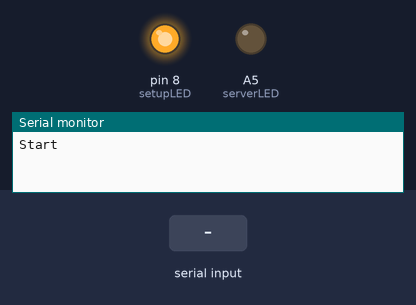
The sketch below on a simulated Arduino Uno, built with avr-gcc and run on an emulated ATmega328P. Shown: output pins drawn as LEDs (lit = HIGH), the last lines printed to the serial monitor. Inputs (shaded band) come from the test bench.

Above: at 0.1 s.
At 4.2 s:
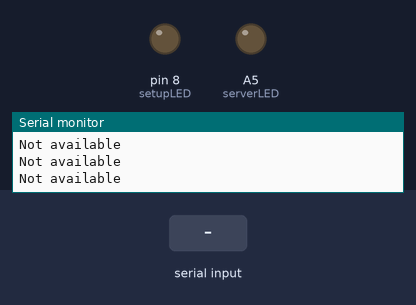
4.3 s: "1\n" received over the second serial link
5.8 s: "0\n" received over the second serial link
Timing chart, 0 to 8.8 s (numbered marks = the images above; inputs shaded):
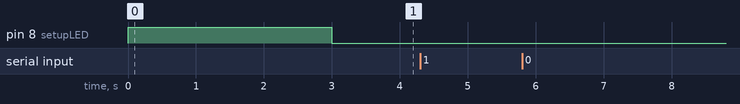

The sketch:

HC-12_ESP_Feb_23.ino
```cpp
#include <SoftwareSerial.h>
SoftwareSerial esp8266(2, 3); //Pin 2 & 3 of Arduino as RX and TX. Connect TX and RX of ESP8266 respectively.
SoftwareSerial HC12(10, 11); // HC-12 TX Pin, HC-12 RX Pin

#define DEBUG true

int ndx = 0;

char ssid[] = "\"138SL-GuestPass\"";
char password[] = "\"resident2020@138sl\"";

char server[] = "10.10.61.45";

//char ssid[] = "\"MW41NF_6C08\"";
//char password[] = "\"00830131\"";
//
//char server[] = "192.168.1.108";
char port[] = "3000";

char data[50];

int setupLED = 8;
int serverLED = A5;

void setup() {
  pinMode(setupLED, OUTPUT);
  pinMode(serverLED, OUTPUT);
  digitalWrite(setupLED, HIGH);
  Serial.begin(9600);             // Serial port to computer
  HC12.begin(9600);               // Serial port to HC12
  Serial.println("Start");
  delay(3000);
  //  espSetup();
  //  delay(3000);
  digitalWrite(setupLED, LOW);
}

void loop() {
  Serial.println("Not available");
  receiveNumArray();
}

void receiveNumArray()
{
  boolean fin = false;
  int receivedChars[] = {0, 0, 0, 0};
  int n = 0;
  HC12.listen();
  char val[30];
  while (HC12.available() > 0) { //was while
    char data[50];
    readline(data, 150, 0);
    Serial.println("START");
    Serial.println(data);
    Serial.println("STOP");
    //
    //    HC12.end();
    //    delay(2000);

    //    esp8266.listen();
    delay(2000);
    //    Serial.println("--------------UPDATE SERVER--------------");
    //    updateServer(data);
    //    analogWrite(serverLED, 255);
    //    Serial.println("Server updated");
    //    analogWrite(serverLED, 0);
    //    Serial.println("Done");
    //    while(1);
    //    esp8266.end();
    //    delay(2000);
  }
}

/********SETUP ESP WITH AT COMMANDS**********/
void espSetup()
{
  esp8266.begin(9600); //Baud rate for communicating with ESP8266. Your's might be different.
  esp8266Serial("AT+RST\r\n", 5000, DEBUG); // Reset the ESP8266
  delay(10000);
  esp8266Serial("AT+CWMODE=1\r\n", 5000, DEBUG); //Set station mode Operation
  delay(10000);
  String cwjap = "";
  cwjap += "AT+CWJAP=";
  cwjap += ssid;
  cwjap += ",";
  cwjap += password;
  cwjap += "\r\n";
  esp8266Serial(cwjap, 5000, DEBUG);
  delay(5000);
  esp8266Serial("AT+CIFSR\r\n", 5000, DEBUG);//You will get the IP Address of the ESP8266 from this command.
  delay(5000);
}

String esp8266Serial(String command, const int timeout, boolean debug)
{
  String response = "";
  esp8266.print(command);
  long int time = millis();
  while ( (time + timeout) > millis())
  {
    while (esp8266.available())
    {
      char c = esp8266.read();
      response += c;
    }
  }
  if (debug)
  {
    Serial.print(response);
  }
  return response;
}

uint8_t readline(char *buff, uint8_t maxbuff, uint16_t timeout)
{
  uint16_t buffidx = 0;
  boolean timeoutvalid = true;
  if (timeout == 0) timeoutvalid = false;

  while (true)
  {
    if (buffidx > maxbuff) {
      //Serial.println(F("SPACE"));
      break;
    }

    while (HC12.available())
    {
      char c =  HC12.read();
      //Serial.print(c, HEX); Serial.print("#"); Serial.println(c);

      if (c == '\r') continue;

      if (c == 0xA) {
        if (buffidx == 0)   // the first 0x0A is ignored
          continue;

        timeout = 0;         // the second 0x0A is the end of the line
        timeoutvalid = true;
        break;
      }
      buff[buffidx] = c;
      buffidx++;
    }

    if (timeoutvalid && timeout == 0)
    {
      //Serial.println(F("TIMEOUT"));
      break;
    }
    delay(1);
  }
  buff[buffidx] = 0;  // null term
  return buffidx;
}

void updateServer(char* data)
{
  char body[200];
  strcpy(body, "{\"data\":\"");
  strcat(body, data);
  strcat(body, "\"}");
  int bodySize = strlen(body);
  char bodySizeString[3];
  itoa(bodySize, bodySizeString , 10);

  Serial.print("Body: "); Serial.println(body);
  char request[200];
  strcpy(request, "POST /patient/parse\r\nHost: "); //route after post /
  strcat(request, server);
  strcat(request, ":");
  strcat(request, port);
  strcat(request, "\r\nContent-Type: application/json\r\nContent-Length: ");
  strcat(request, bodySizeString);
  strcat(request, "\r\n\r\n");
  strcat(request, body);
  strcat(request, "\r\n\r\n");

  int requestLength = strlen(request);
  char requestLengthStr[3];
  itoa(requestLength, requestLengthStr, 10);

  char cipsend[50];
  strcpy(cipsend, "AT+CIPSEND=");
  strcat(cipsend, requestLengthStr);
  strcat(cipsend, "\r\n");

  char cipstart[100];
  strcpy(cipstart, "AT+CIPSTART=\"TCP\",\"");
  strcat(cipstart, server);
  strcat(cipstart, "\",");
  strcat(cipstart, port);
  strcat(cipstart, "\r\n");
  esp8266Serial(cipstart, 5000, DEBUG);
  delay(5000);

  esp8266Serial(cipsend, 1000, DEBUG);

  esp8266Serial(request, 1000, DEBUG);
}
```
